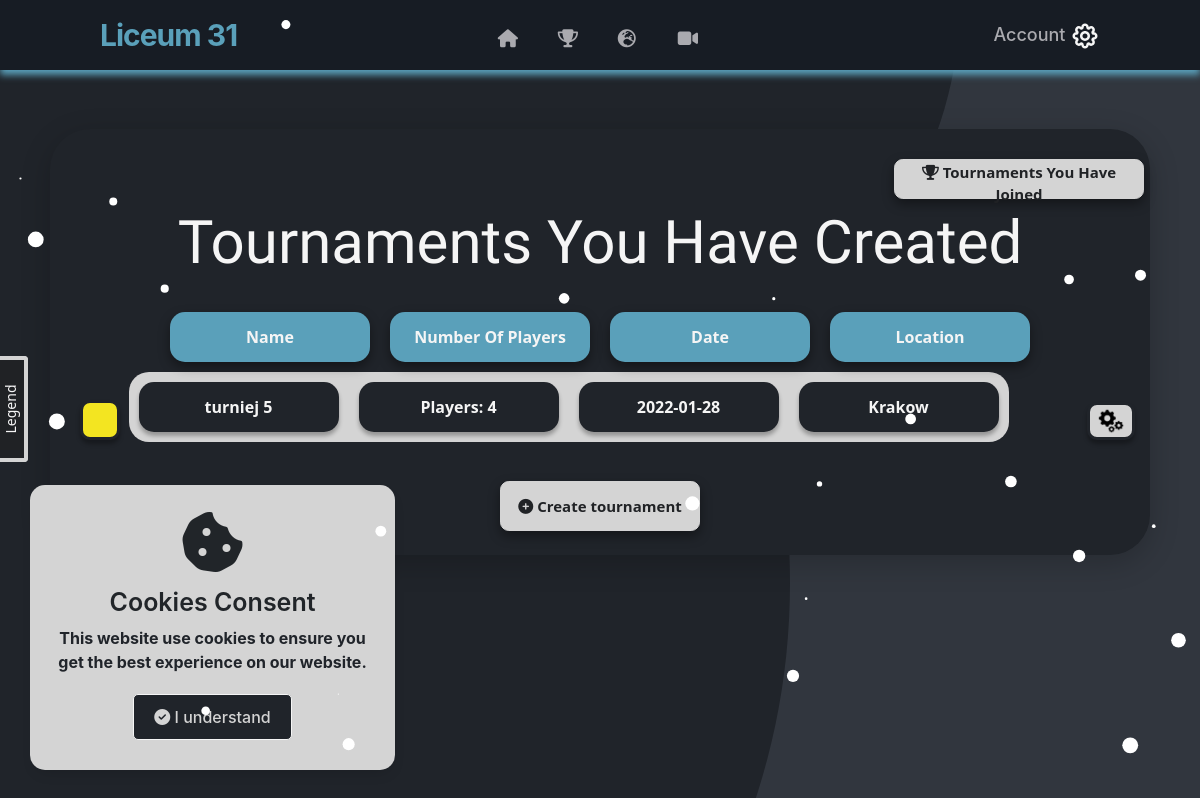
Before: /tournaments (signed in) with the older database file.
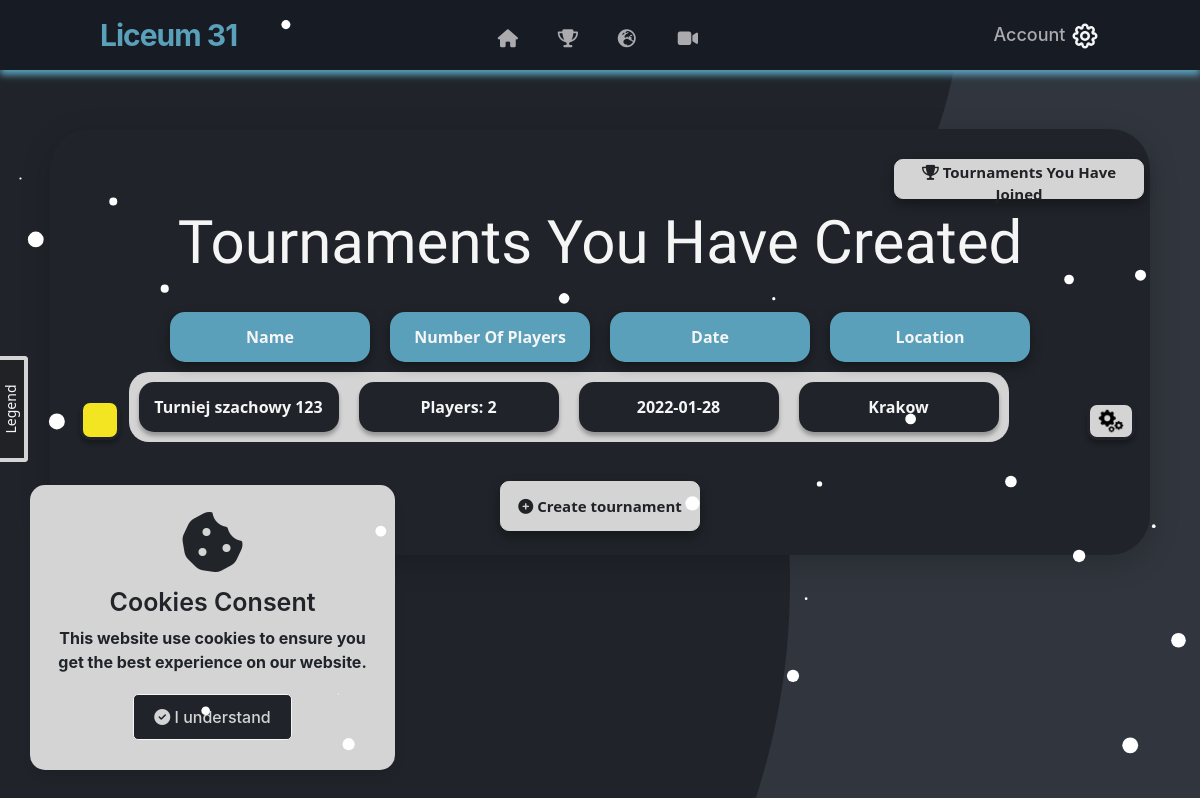
After: the same page with the newer database file.
### website/models.py (models this page shows)
class Tournament(db.Model):
    id = db.Column(db.Integer,primary_key=True)
    user_id = db.Column(db.Integer,db.ForeignKey('user.id'))
    name = db.Column(db.String(150))
    date = db.Column(db.Date)
    location = db.Column(db.String(150))
    discipline = db.Column(db.String(150))
    type = db.Column(db.String(150))
    description = db.Column(db.String(250))
    movielink = db.Column(db.String(150))
    status = db.Column(db.String(150), default="upcoming")
    is_public = db.Column(db.Boolean(),default=False)
    current_round_number = db.Column(db.Integer(),default=0)
    max_rounds = db.Column(db.Integer(),default = 100000000)
    edited_duel_id = db.Column(db.Integer())
    rounds = db.relationship('Round')
    duels = db.relationship('Duel')
    opponents = db.relationship('Opponent')
    standings = db.relationship('Standing')

### website/views.py (the view)
@views.route('/tournaments', methods=['GET', 'POST'])
@login_required
def tournaments():
    return render_template("tournaments.html", user=current_user)

### website/__init__.py (called while the page is built)
def create_app():
    app = Flask(__name__)
    app.config['SECRET_KEY'] = 'kjabwdlajbal'
    app.config['SQLALCHEMY_DATABASE_URI'] = f'sqlite:///{DB_NAME}'
    app.config['SQLALCHEMY_TRACK_MODIFICATIONS'] = False
    app.config['TRAP_HTTP_EXCEPTIONS']=True
    db.init_app(app)  # inicjowanie bazy danych dla aplikacji
    from .views import views
    from .auth import auth
    app.register_blueprint(views, url_prefix='/')
    app.register_blueprint(auth, url_prefix='/')
    from .models import User
    create_datebase(app)
    login_manager = LoginManager()
    login_manager.login_view = 'auth.login'
    login_manager.init_app(app)
    @login_manager.user_loader
    def load_user(id):
        return User.query.get(int(id))
    return app

### website/templates/tournaments.html (shortened to what this page needs)
{% extends "base.html" %} {% block title %}Tournaments You Have Created{% endblock %} {% block content %}
<section class="tournaments_box_container container_tournaments">
    <br />
    <div align="right">
        <a href="/joined-tournaments">
            <button id="btn" style="margin: 6px;" type="button" class="btn-danger_join_tournaments">
                <i title="Tournaments You Have Joined" class="fa fa-trophy"></i>
                Tournaments You Have Joined
            </button>
        </a>
    </div>
    <h3 align="center">Tournaments You Have Created</h3>
    {% if user.tournaments|length > 0 %}
    <table style="margin: auto">
        <tbody style="display: flex; margin-top: 15px">
            <tr class="btn-danger_nav_list_group_tournaments">
                <div align="center ">
                    <td>Name</td>
                </div>
            </tr>
            <tr class="btn-danger_nav_list_group_tournaments">
                <div align="center ">
                    <td>Number Of Players</td>
                </div>
            </tr>
            <tr class="btn-danger_nav_list_group_tournaments">
                <div align="center ">
                    <td>Date</td>
                </div>
            </tr>
            <tr class="btn-danger_nav_list_group_tournaments">
                <div align="center ">
                    <td>Location</td>
                </div>
            </tr>
        </tbody>
        {% for tournament in user.tournaments %}
        <table style="margin: auto">
            <tbody class="btn_tournaments_list" onClick="showTournament({{tournament.id}}) "
                style="display: flex; margin-bottom: 15px">
                <button title="Tournament Settings" style="float: right; margin-top: 30px; margin-bottom: -55px"
                    id="myBtnSettings-{{loop.index}}" class="icon_settings">
                    <img src="../static/pngegg.png" width="30" height="30" />
                </button> {% if tournament.status == 'upcoming' %}
                <button style="margin-left: 30px; margin-right: -70px" class="btn_activity upcoming"></button> {% endif
                %}
                <tr class="btn-danger_nav_list_group_tournaments_name" align="center ">
                    <td>{{tournament.name}}</td>
                </tr>
                <tr class="btn-danger_nav_list_group_tournaments_name" align="center ">
                    <td>Players: {{tournament.opponents|length}}</td>
                </tr>
                <tr class="btn-danger_nav_list_group_tournaments_name" align="center ">
                    <td>{{tournament.date}}</td>
                </tr>
                <tr class="btn-danger_nav_list_group_tournaments_name" align="center ">
                    <td>{{tournament.location}}</td>
                </tr>
            </tbody>
        </table>
        {% endfor %}
        <br />
    </table>
    <div class="box">
        <div class="box__content">
            <div class="box__title">Legend</div>
        </div>
    </div>
    {% else %}
    <h5 style="color: white" align="center">
        <i class="fa fa-info-circle"></i> Eventually your have no created tournaments.
    </h5>
    <br> {% endif %}
    <div align="center ">
        <a href="/new-tournament ">
            <button id="btn" type="button " class="btn-danger_nav_tournaments">
                <i class="fa fa-plus-circle"></i>
                Create tournament
            </button>
        </a>
    </div>
    <br />
</section>
{% endblock %}

### website/templates/base.html (shortened to what this page needs)
<!DOCTYPE html>
<html lang="en">
<head>
    <link rel="stylesheet" href="https://stackpath.bootstrapcdn.com/bootstrap/4.4.1/css/bootstrap.min.css"
 />
    <link rel="stylesheet" href="https://stackpath.bootstrapcdn.com/font-awesome/4.7.0/css/font-awesome.min.css"
 />
    <link rel="stylesheet" href="{{ url_for('static', filename='style.css') }}" />
    <link rel="stylesheet" href="https://cdnjs.cloudflare.com/ajax/libs/tippy.js/2.5.3/themes/light.css" />
</head>
<body>
    <div class="wrapper">
        <i class="fas fa-cookie-bite fa-4x"></i>
        <div class="content">
          <header>Cookies Consent</header>
          <p>This website use cookies to ensure you get the best experience on our website.</p>
          <div class="buttons">
            <button class="item"><i class="fas fa-check-circle"></i> I understand</button>
          </div>
        </div>
    </div>
    <section>
        <div id="snow">
        </div>
        <nav>
            <a id="home" href="/">
                <div class="logo" style="color: #5aa0ba; font-weight: 700">Liceum 31</div>
            </a>
            <div id="btn" class="nav-items">
                <li>
                    <a class="tooltip" title="Home Page" id="home" href="/"><i style="margin-bottom: 20px;" class="fas fa-home"></i></a>
                </li>
                <li>
                    <a class="tooltip" title="My Tournaments" href="/tournaments"><i style="margin-bottom: 20px;" class="fas fa-trophy"></i></a>
                </li>
                <li>
                    <a class="tooltip" title="Global Tournament" href="/public-tournaments"><i style="margin-bottom: 20px;" class="fas fa-globe-europe"></i></a>
                <li>
                    <a class="tooltip tippy-arrow" title="Video" href="/video"><i style="margin-bottom: 20px;" class="fas fa-video"></i></a>
                </li>
            </div>
            {% if user.is_authenticated %}
            <ul id="account-btn">
                <li>
                    <a href="#" id="account-btn-caption">Account</a>
                    <a href="#" id="account-btn-icon">
                    </a>
                </li>
            </ul>
            {% endif %}
        </nav>
        <div class="container" style="min-width: 100%;">{% block content %} {% endblock %}</div>
        <link rel="preconnect" href="/your-path-to-fontawesome/css/fontawesome.css" rel="stylesheet">
        <link rel="stylesheet" href="https://unpkg.com/balloon-css/balloon.min.css">
    </section>
</body>
</html>

Changed rows visible on the page:
changed Tournament "Krakow": name "turniej 5" → "Turniej szachowy 123"; opponents|length "4" → "2"
